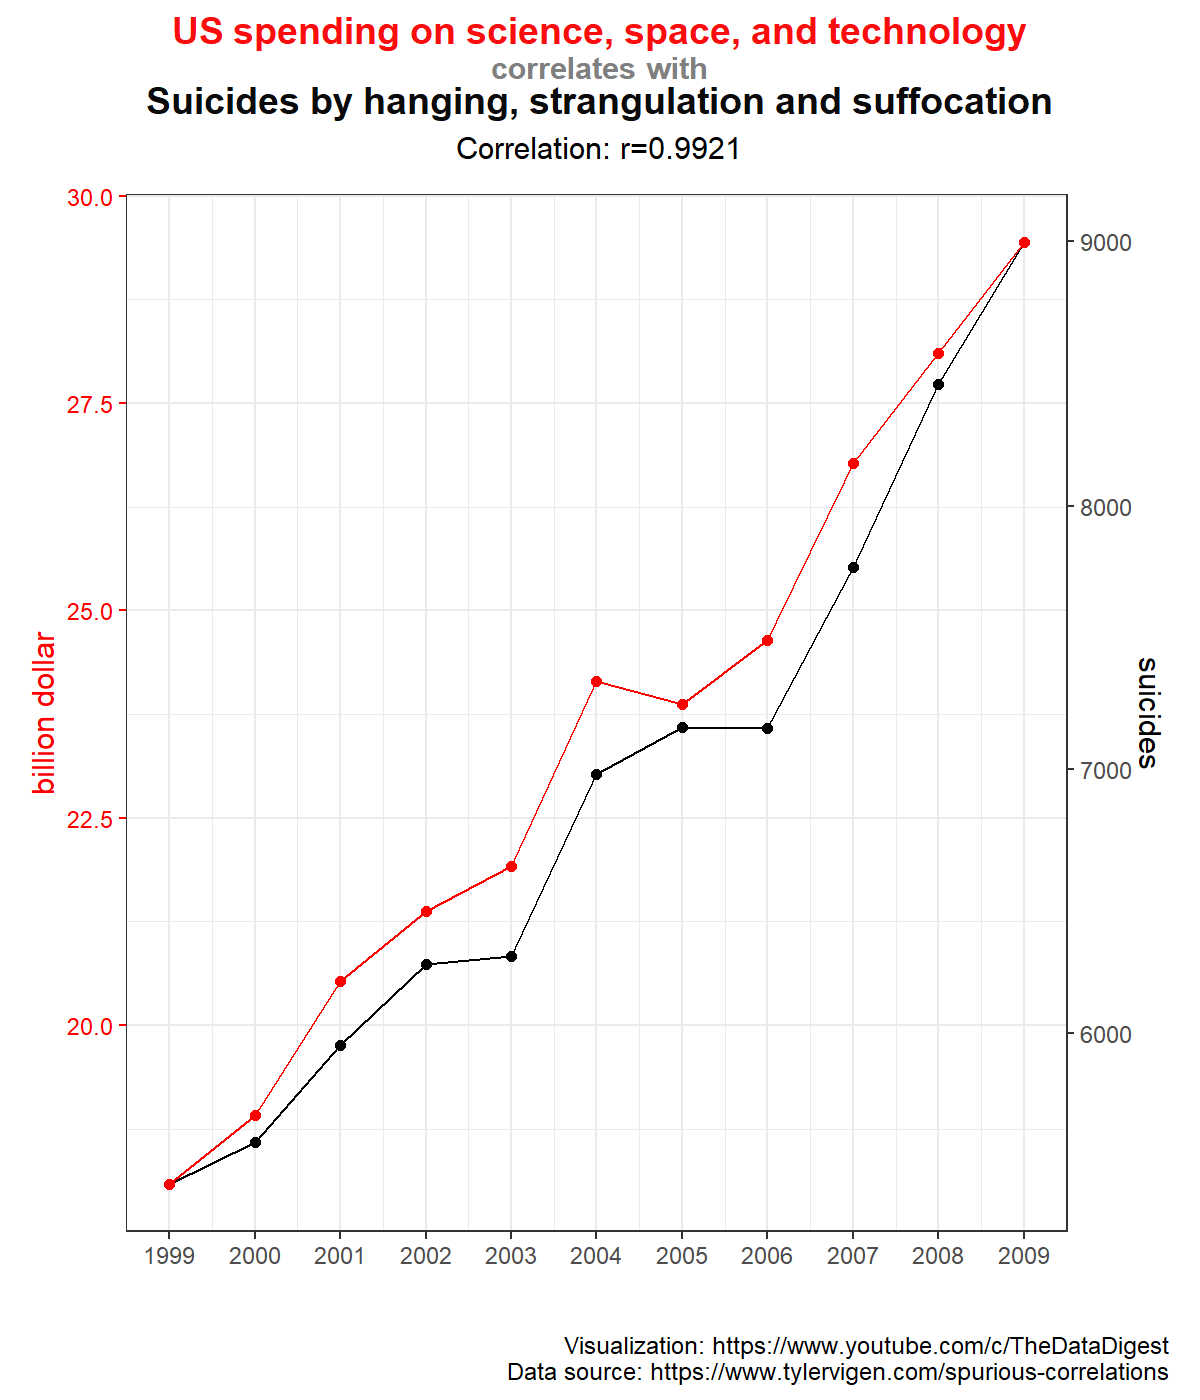

The R source for this figure:

## 30 day chart challenge 2022 ##

# Script by TheDataDigest 
# https://www.youtube.com/c/TheDataDigest
# https://github.com/TheDataDigest
# https://twitter.com/DigestData

# Data reference:
# https://www.tylervigen.com/spurious-correlations

## (1) Setup and loading packages ----
rm(list=ls())
setwd(dirname(rstudioapi::getActiveDocumentContext()$path))

library(easypackages)
packages("tidyverse", "readr", "patchwork", "ggtext", "readxl")

install.packages("ggh4x")
library(ggh4x)


## (2) Loading and cleaning data ----
df1 <- readxl::read_excel(path = paste0(getwd(), "/spurious_correlations.xlsx"), sheet = "dataset1")
df2 <- readxl::read_excel(path = paste0(getwd(), "/spurious_correlations.xlsx"), sheet = "dataset2")
df_labels <- readxl::read_excel(path = paste0(getwd(), "/spurious_correlations.xlsx"), sheet = "labels")

names(df1)[3:4] <- c(df_labels$unit1[1], df_labels$unit2[1])

cor_1 <- as.character(round(cor.test(df1$`billion dollar`, df1$suicides)$estimate, 4))


## (3) Basic plot ----
# Run the secondary axis helper
sec <- ggh4x::help_secondary(df1, primary = `billion dollar` , secondary = suicides)

# Making primary plot
p1 <- ggplot(df1, aes(x = year)) +
  geom_line(aes(y = `billion dollar`), colour = "black") + 
  geom_point(aes(y = `billion dollar`), colour = "black")

# For the secondary data, later we use the `proj` function from the helper
p2 <- p1 + geom_line(aes(y = sec$proj(suicides)), colour = "red") +
  geom_point(aes(y = sec$proj(suicides)), colour = "red")

# We feed the scale the secondary axis
basic_1 <- p2 + scale_y_continuous(sec.axis = sec) + theme(axis.title.y.left = element_text(color = "red"))


## (4) Improve image theme and annotations ----
final_chart <- basic_1 + 
  theme_bw() + 
  xlab(label = "") + 
  scale_x_continuous(breaks = 1999:2009)  + 
  theme(axis.title.y.left = element_text(color = "red"),
        axis.text.y.left = element_text(color = "red"),
        axis.ticks.y.left = element_line(color = "red")) + 
  patchwork::plot_annotation(
    title = paste0("<b style='color:#fc0d0d'>",df_labels$title1[1],"</b>",
                   "<br><b style='color:#808080; font-size: 11pt'>correlates with</b>", 
                   "<br><b style='color:#0a0a0a'>",df_labels$title2[1],"</b>"),
    subtitle = paste0("Correlation: r=", cor_1),
    caption = 'Visualization: https://www.youtube.com/c/TheDataDigest\nData source: https://www.tylervigen.com/spurious-correlations',
    theme = theme(plot.title = ggtext::element_markdown(hjust = 0.5),
                  plot.subtitle = element_text(hjust = 0.5)))


## (5) Save png, pdf ----
# save as PNG
ggsave(path = getwd(), filename = "13_correlation_SPURIOUS.png", 
       plot = final_chart, device = png,  
       width = 7, height = 4, units = "in", dpi = 200)

# save as PDF
ggsave(path = getwd(), filename = "13_correlation_SPURIOUS.pdf", 
       plot = final_chart, device = cairo_pdf,  
       width = 7, height = 4, units = "in")

